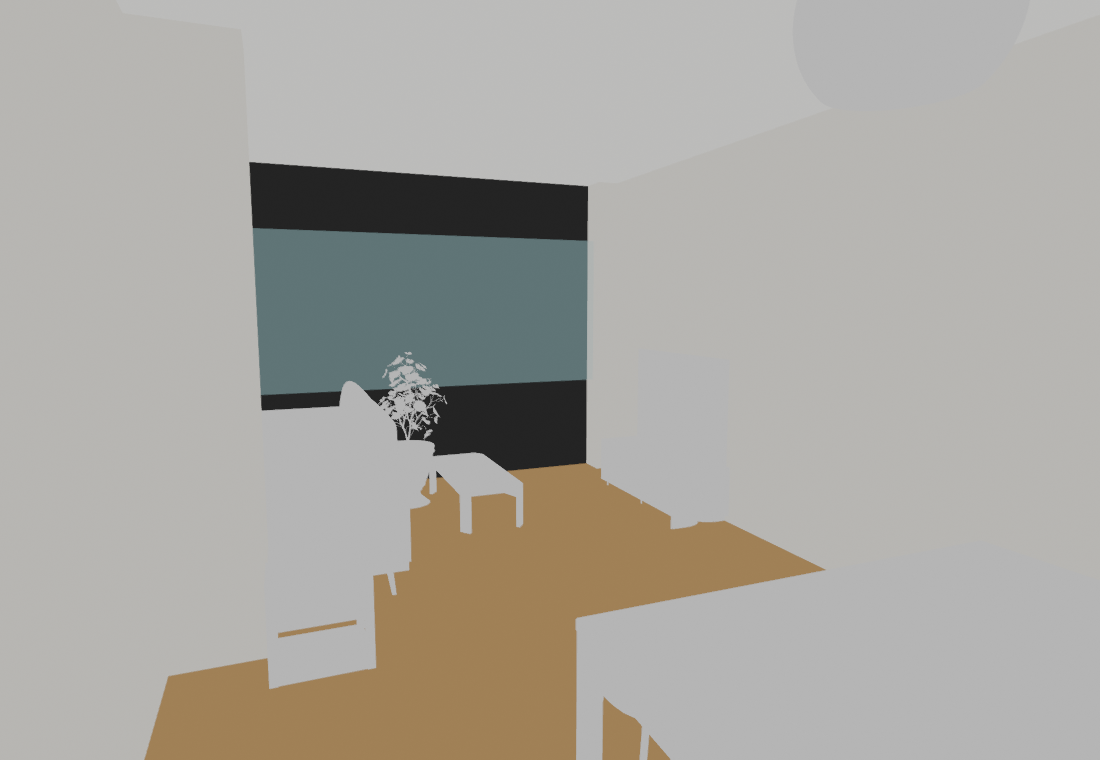
#> input picture scheme_a_v13/realfurn_wb_living.png, 1100 x 760 px; its folder holds 4 pictures in this run
$ python run_qc.py
#> lines starting #> are read from the running program, lines starting #| are printed output that depends on the picture; after the words box and inside, x2 and y2 are one past the last pixel; in counts of white or black regions, pixels touching at a corner belong together; pictures that were not available may be replaced by others from this repository, and a replacement may not be noted
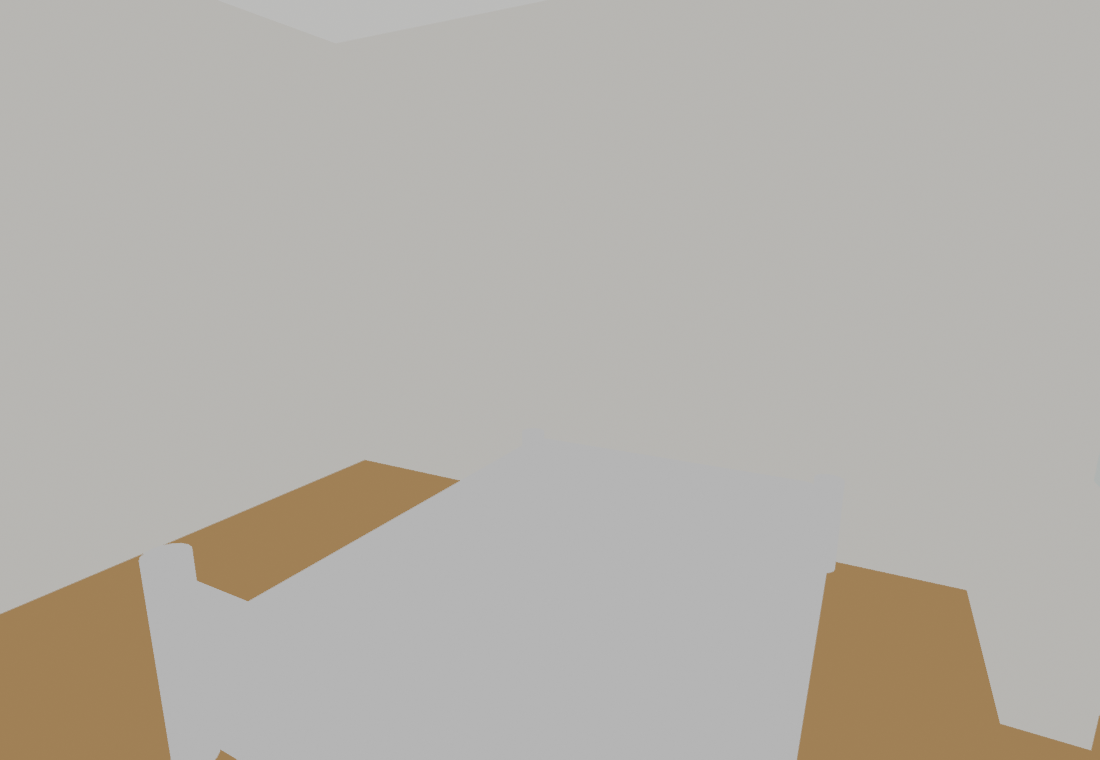
#> input picture scheme_a_v13/realfurn_wb_child.png, 1100 x 760 px, given in place of living_ai.png, which was not available
### scheme_a_v12/render_qc.py
"""效果图几何漂移 QC：对比 CAD 锁定素模与 image2 edit 图的边缘结构。

参考图用 workbench 平涂渲染（边缘=纯几何边界，无材质纹理），edit 图提取强边缘。
指标（edit 分辨率 1509×1042 下的 px）：
- recall: 素模几何边缘在 edit 图 TAU 内仍有边缘的比例（低=结构被改）
- chamfer: 素模边缘到 edit 边缘的平均距离
- 小连通域(<MINCC 像素)作为噪点剔除

用法: render_qc.py [key ...]   默认跑全部 7 视角，输出 qc_report.json + 叠加图
"""
from __future__ import annotations

import json
import sys
from pathlib import Path

import numpy as np
from PIL import Image
from scipy.ndimage import distance_transform_edt, label, sobel

ROOT = Path(__file__).resolve().parent
EDIT = ROOT / "renders"
QC = ROOT / "qc"
KEYS = ["living", "kitchen", "master", "child", "elder", "main_bath", "secondary_bath"]
TAU = 8.0       # px：边缘匹配容差
PCT = 93        # 梯度前 7% 才算结构边缘
MINCC = 400     # 连通域最小像素数


def edges(img: np.ndarray) -> np.ndarray:
    g = img.astype(np.float32).mean(axis=2)
    mag = np.hypot(sobel(g, 0), sobel(g, 1))
    m = mag > np.percentile(mag, PCT)
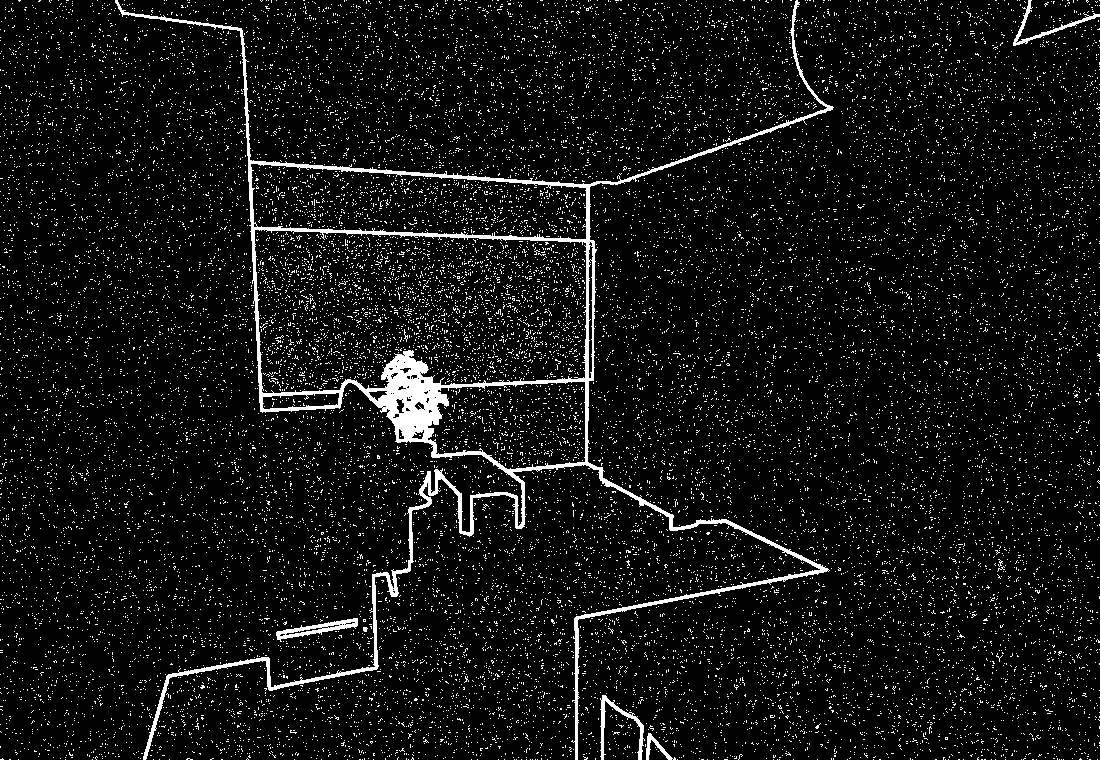
#> m: shape (760, 1100) bool; 6.9% white in thin lines or dots
    lbl, n = label(m)
#> n = 25716
    if n:
        sizes = np.bincount(lbl.ravel())
        m &= sizes[lbl] >= MINCC  # 剔小连通域噪点
#> m: shape (760, 1100) bool; 2.5% white; 4 white regions, box (x1, y1, x2, y2) and area: (115, 0, 834, 760) 18831, (276, 618, 358, 642) 638, (600, 695, 644, 760) 547, (1013, 0, 1100, 46) 474
    return m


def score(base_path: Path, edit_path: Path, key: str) -> dict:
    b = Image.open(base_path).convert("RGB")
    e = Image.open(edit_path).convert("RGB")
    if b.size != e.size:
        b = b.resize(e.size, Image.LANCZOS)
    bn, en = edges(np.asarray(b)), edges(np.asarray(e))
#> in edges (call 2), `m = mag > np.percentile(mag, PCT)`: m: shape (760, 1100) bool; 4.8% white in thin lines or dots
#> in edges (call 2), `lbl, n = label(m)`:
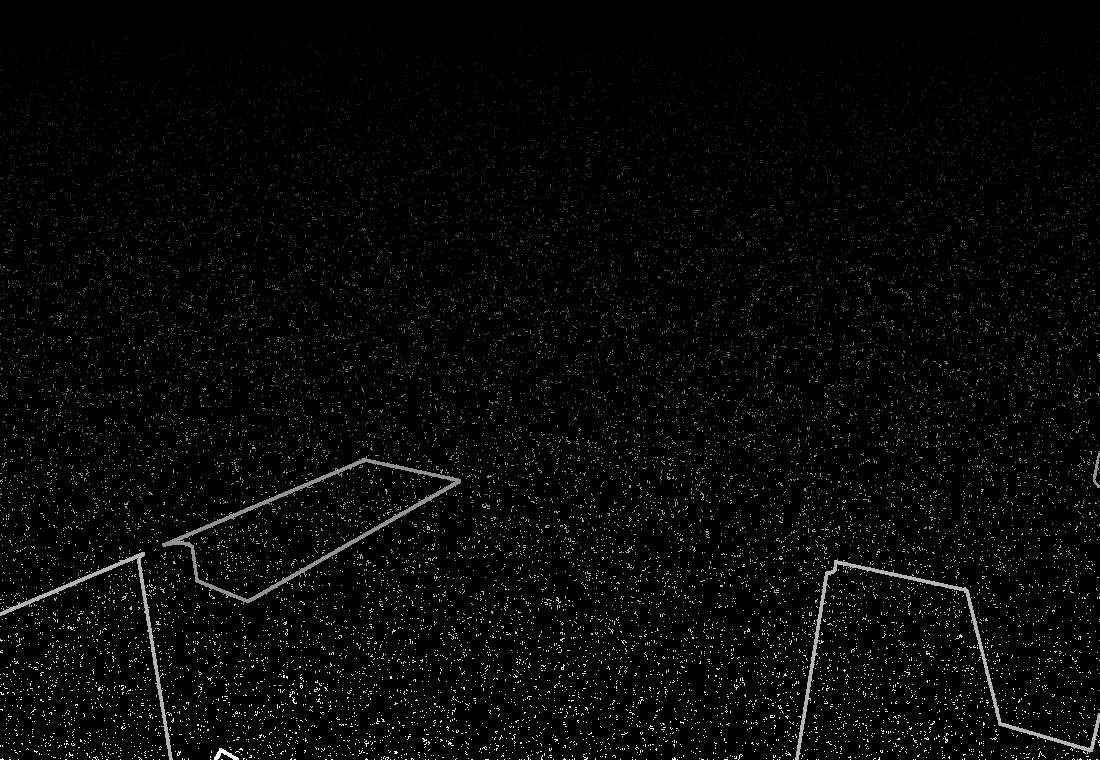
#> lbl: shape (760, 1100) int32; min 0, max 23502, mean 591.3; drawn with min black and max white
#> in edges (call 2), `lbl, n = label(m)`: n = 23502
#> in edges (call 2), `m &= sizes[lbl] >= MINCC`: m: shape (760, 1100) bool; 0.89% white; 4 white regions, box (x1, y1, x2, y2) and area: (162, 456, 461, 605) 2684, (795, 559, 1100, 760) 2284, (0, 552, 173, 760) 1403, (217, 0, 549, 45) 1078

    dt_e = distance_transform_edt(~en)
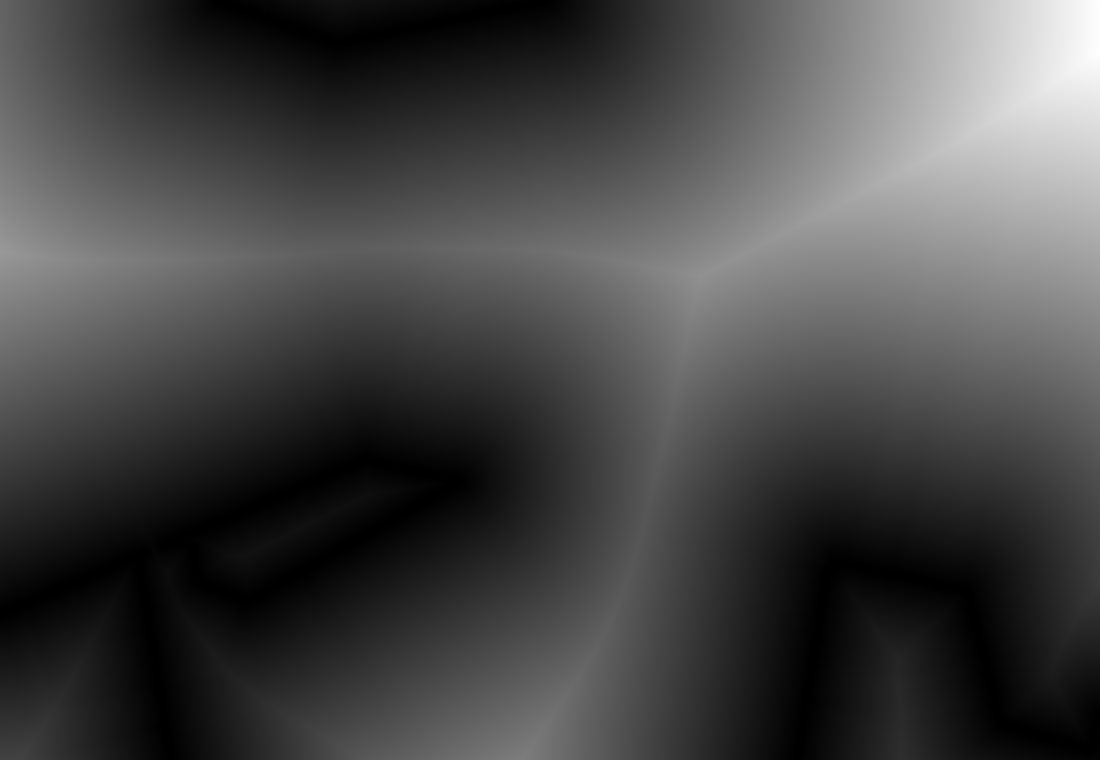
#> dt_e: shape (760, 1100) float64; min 0, max 553.3, mean 153.3; drawn with min black and max white
    recall = float((dt_e[bn] <= TAU).mean())
#> recall = 0.0367
    cham = float(dt_e[bn].mean())
#> cham = 123.2

    ov = np.full((*bn.shape, 3), 255, np.uint8)
    ov[bn & ~en] = [220, 40, 40]   # 红=素模边缘丢失
    ov[en & ~bn] = [60, 170, 60]   # 绿=edit 新增细节
    ov[bn & en] = [30, 30, 30]     # 黑=重合
    Image.fromarray(ov).save(QC / f"{key}_qc_overlay.png")
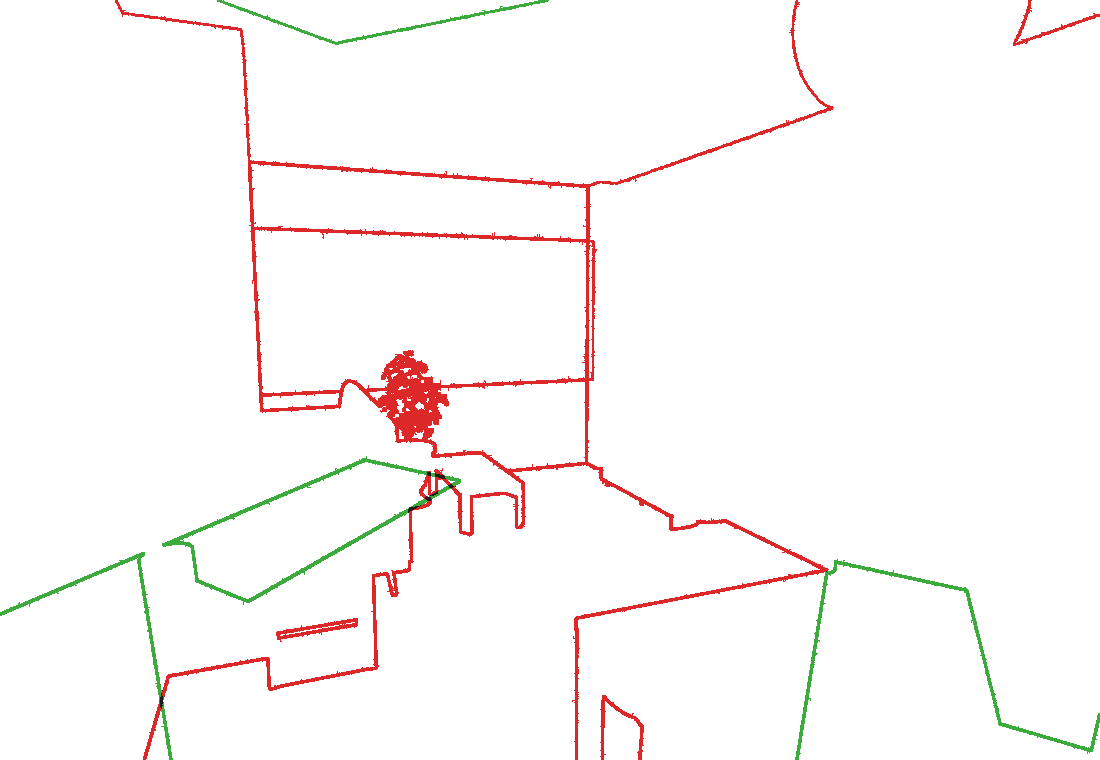
#> saved as living_qc_overlay.png: PIL image 1100x760 RGB; mean R, G, B 252.4, 249, 248
    return {"key": key, "recall": round(recall, 3), "chamfer_px": round(cham, 2),
            "base_edges": int(bn.sum()), "edit_edges": int(en.sum())}


# [7 lines left out: function main, not called in this run]


# [2 lines that do not run on import are left out]

### scheme_a_v13/run_qc.py
import sys
from pathlib import Path
sys.path.insert(0, str(Path(__file__).resolve().parent.parent / "scheme_a_v12"))
import render_qc
import json
ROOT = Path(__file__).resolve().parent
render_qc.QC = ROOT / "qc"
render_qc.QC.mkdir(exist_ok=True)
rows = []
for k in ["living","kitchen","master","child","elder","main_bath","secondary_bath"]:
    rows.append(render_qc.score(ROOT / f"realfurn_wb_{k}.png", ROOT / "renders_ai" / f"{k}_ai.png", k))
#> pass 2 of the loop `for k in ["living","kitchen","master","child","elder","main_bath","sec..`:
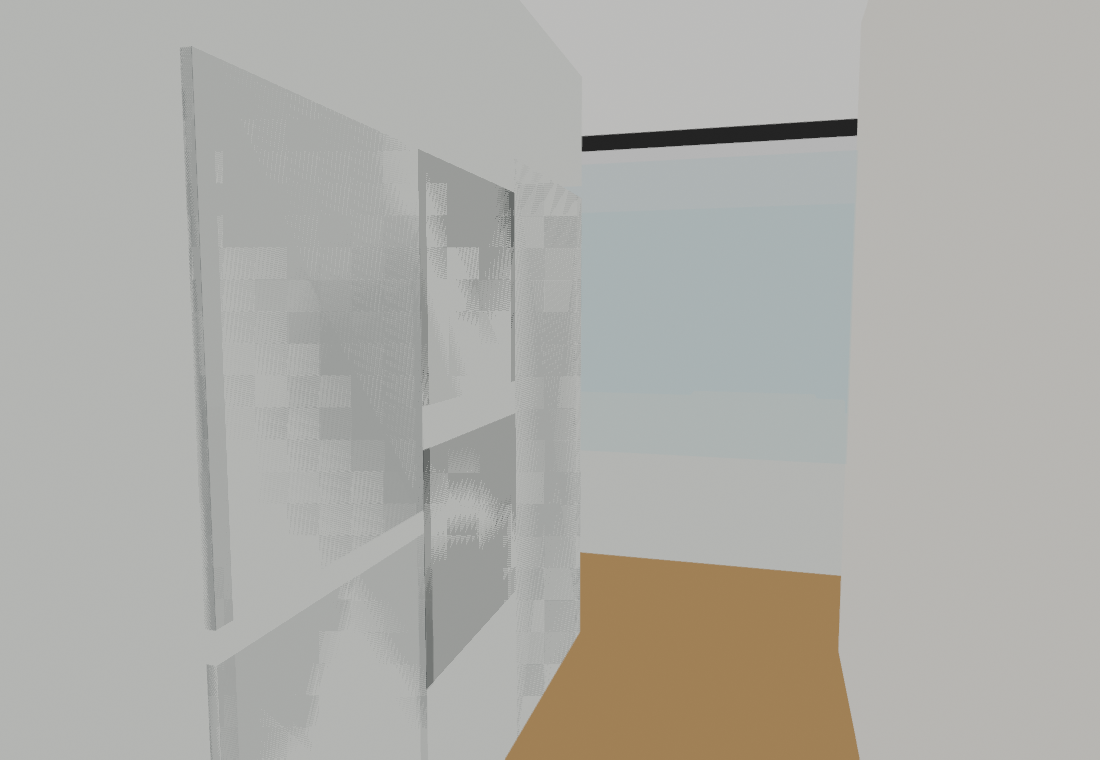
#> input picture scheme_a_v13/realfurn_wb_kitchen.png, 1100 x 760 px
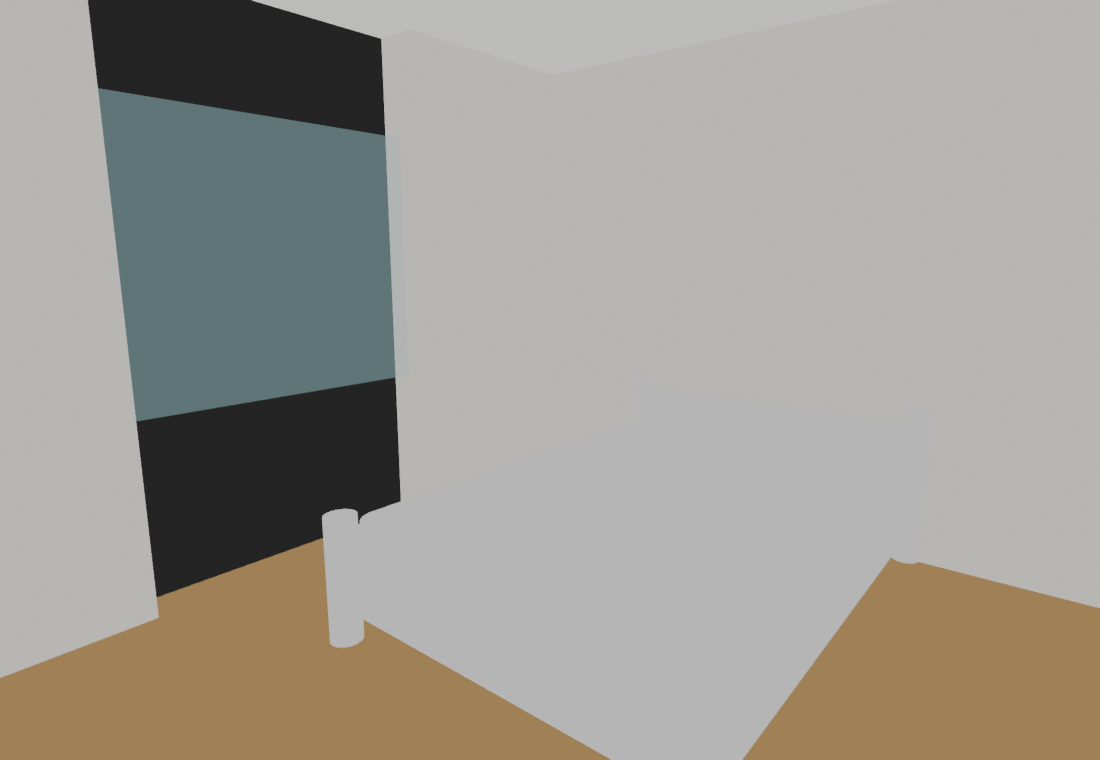
#> input picture scheme_a_v13/realfurn_wb_elder.png, 1100 x 760 px, given in place of kitchen_ai.png, which was not available
#> lbl: shape (760, 1100) int32; 3259 distinct labels, from 0 to 3258
#> recall = 0.0751
#> cham = 63.79
#> in score (call 2), `Image.fromarray(ov).save(QC / f"{key}_qc_overlay.png")`:
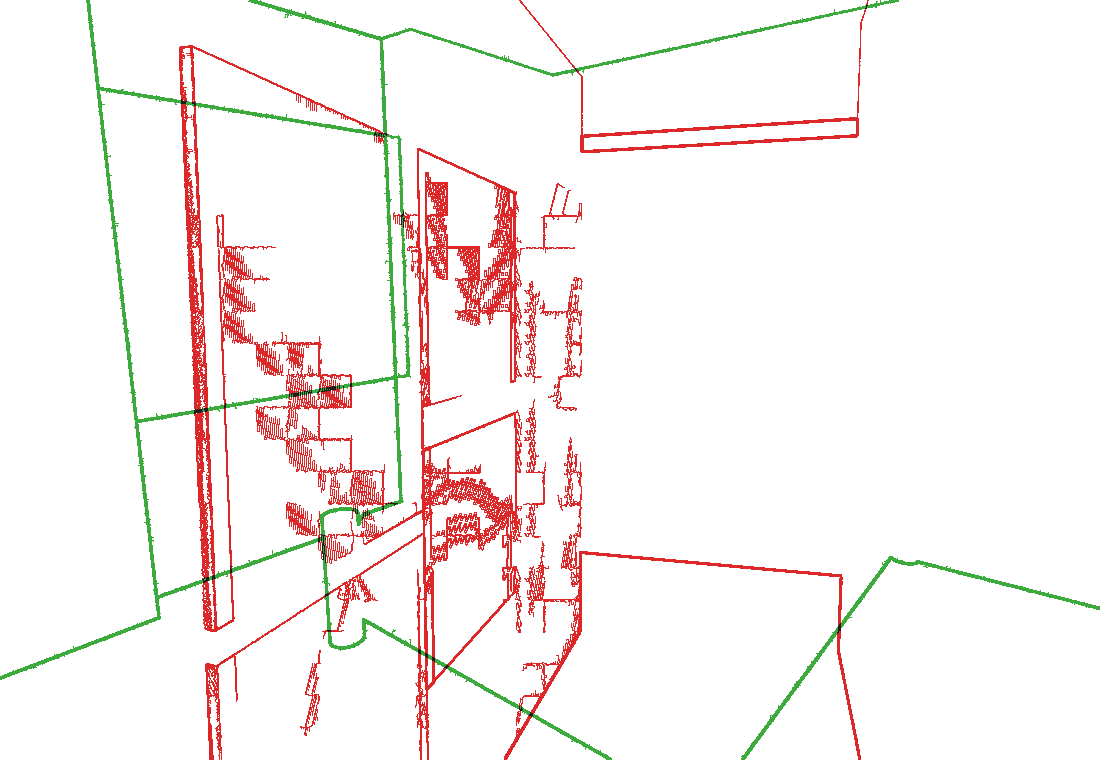
#> saved as kitchen_qc_overlay.png: PIL image 1100x760 RGB; mean R, G, B 249.8, 242.8, 240.9
#> (the run stopped early here; a loop or call above may not have finished)
